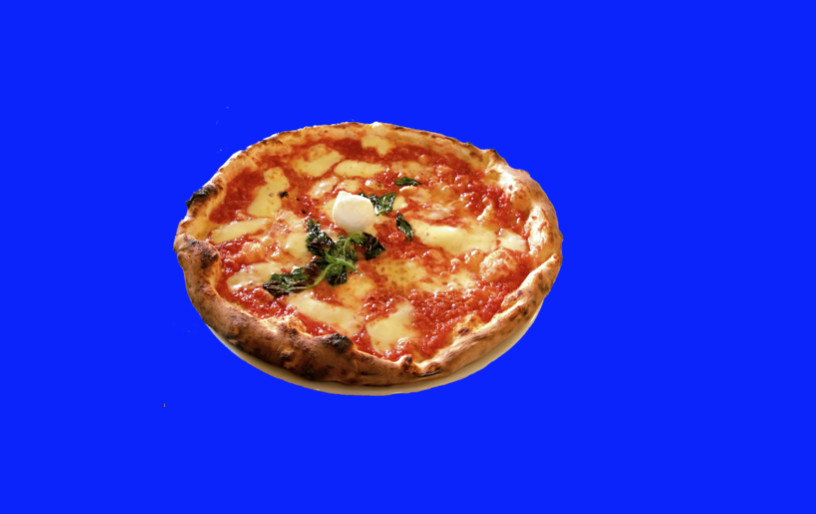
#> input picture CVP0Exercises/1_1_Image_Representation/images/pizza_bluescreen.jpg, 816 x 514 px
$ jupyter execute '3. Blue Screen.ipynb'   (shell and % lines are left out)
#> lines starting #> are read from the running program, lines starting #| are printed output that depends on the picture; after the words box and inside, x2 and y2 are one past the last pixel; in counts of white or black regions, pixels touching at a corner belong together
# Color Threshold, Blue Screen

### Import resources

[cell 1]
import matplotlib.pyplot as plt
import numpy as np
import cv2

### Read in and display the image

[cell 2]
# Read in the image
image = cv2.imread('images/pizza_bluescreen.jpg')
#> image is the input picture: shape (514, 816, 3); mean B, G, R 214.8, 51.2, 44.9

# Print out the type of image data and its dimensions (height, width, and color)
print('This image is:', type(image),
      ' with dimensions:', image.shape)
#| This image is: <class 'numpy.ndarray'>  with dimensions: (514, 816, 3)
plt.imshow(image)

[cell 3]
# Make a copy of the image
image_copy = np.copy(image)

# Change color to RGB (from BGR)
image_copy = cv2.cvtColor(image_copy, cv2.COLOR_BGR2RGB)

# Display the image copy
plt.imshow(image_copy)

[cell 4]
# Make a copy of the image
image_COLOR_BGRA2GRAY = np.copy(image)

# Change color to RGB (from BGR)
image_COLOR_BGRA2GRAY = cv2.cvtColor(image_COLOR_BGRA2GRAY, cv2.COLOR_BGRA2GRAY)
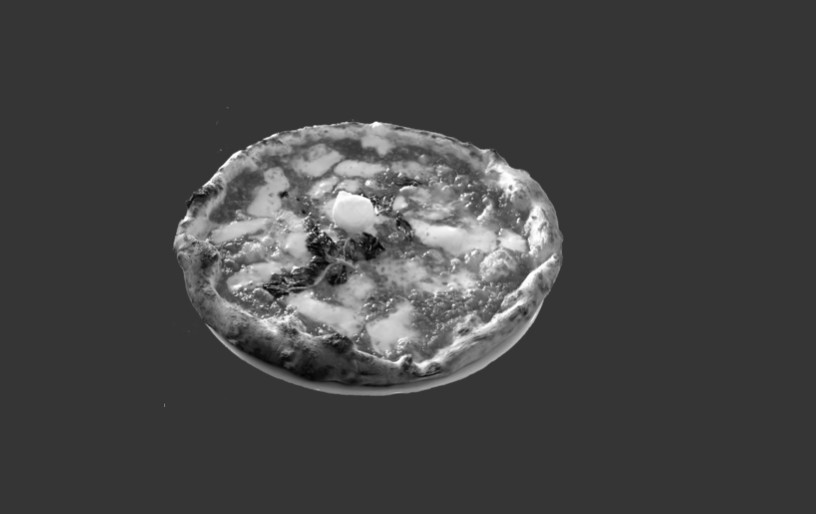
#> image_COLOR_BGRA2GRAY: shape (514, 816); min 2, max 255, mean 68

# Display the image copy
plt.imshow(image_COLOR_BGRA2GRAY)

[cell 5]
img_COLOR_BGR5652BGR = np.copy(image)
img_COLOR_BGR5652BGR = cv2.cvtColor(img_COLOR_BGR5652BGR, cv2.COLOR_BGR2HSV)
#> img_COLOR_BGR5652BGR: shape (514, 816, 3); mean H, S, V 96.8, 228.7, 237.5
plt.imshow(img_COLOR_BGR5652BGR)

### Define the color threshold

[cell 6]
## TODO: Define the color selection boundaries in RGB values
# play around with these values until you isolate the blue background
lower_blue = np.array([0,0,200])
upper_blue = np.array([250,250,255])

### Create a mask

[cell 7]
# Define the masked area
mask = cv2.inRange(image_copy, lower_blue, upper_blue)
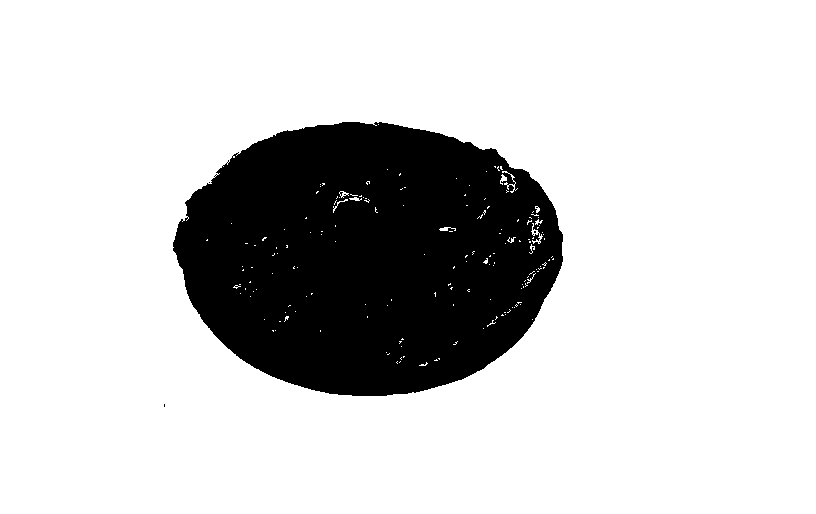
#> mask: shape (514, 816); 80.5% white; 4 black regions (3 under 20 px), largest, box (x1, y1, x2, y2) and area: (173, 122, 563, 396) 81800

# Vizualize the mask
plt.imshow(mask, cmap='gray')

[cell 8]
lower_blue = np.array([200,0,0])
upper_blue = np.array([250,255,255])
# Define the masked area
mask2 = cv2.inRange(image_copy, lower_blue, upper_blue)
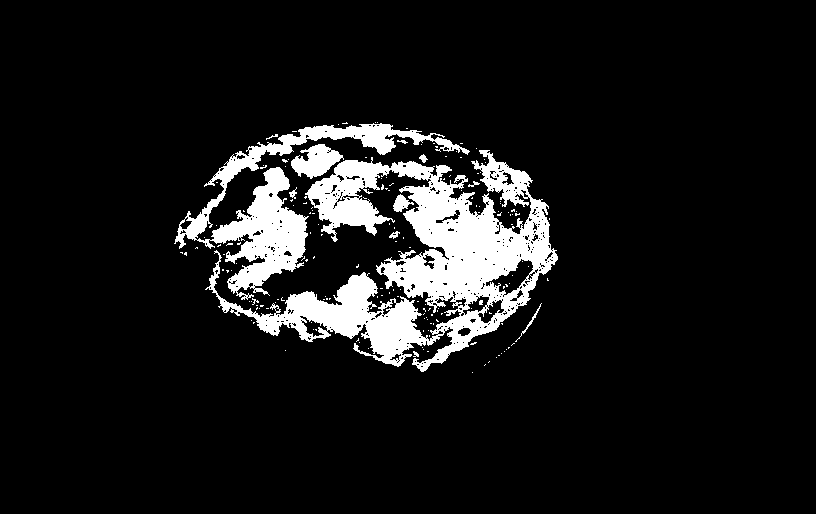
#> mask2: shape (514, 816); 9.4% white; 173 white regions (161 under 20 px), largest, box (x1, y1, x2, y2) and area: (205, 150, 558, 372) 27433, (174, 123, 470, 300) 10084, (291, 144, 344, 179) 1040
# Vizualize the mask
plt.imshow(mask2, cmap='gray')

[cell 9]
# Mask the image to let the pizza show through
masked_image = np.copy(image_copy)

masked_image[mask != 0] = [0, 0, 0]
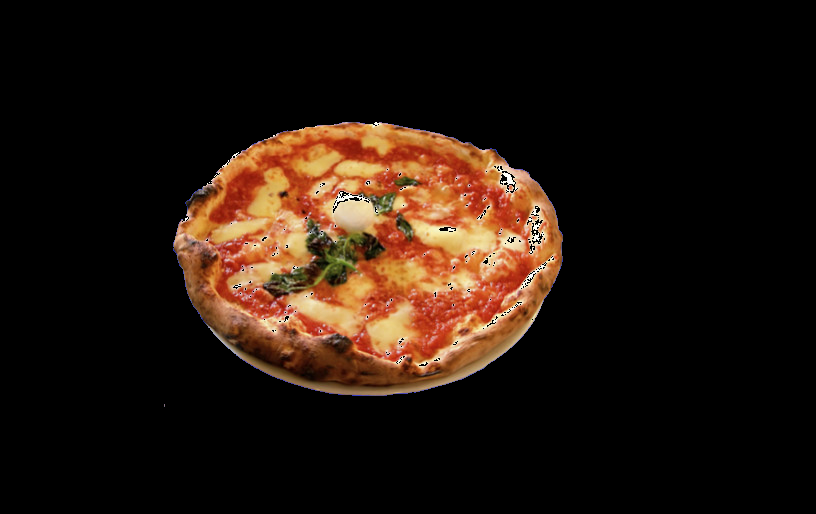
#> masked_image: shape (514, 816, 3); mean R, G, B 35.4, 21.7, 12.9

# Display it!
plt.imshow(masked_image)

[cell 10]
# Mask the image to let the pizza show through
masked_image = np.copy(image_copy)

masked_image[mask == 0] = [0, 0, 0]
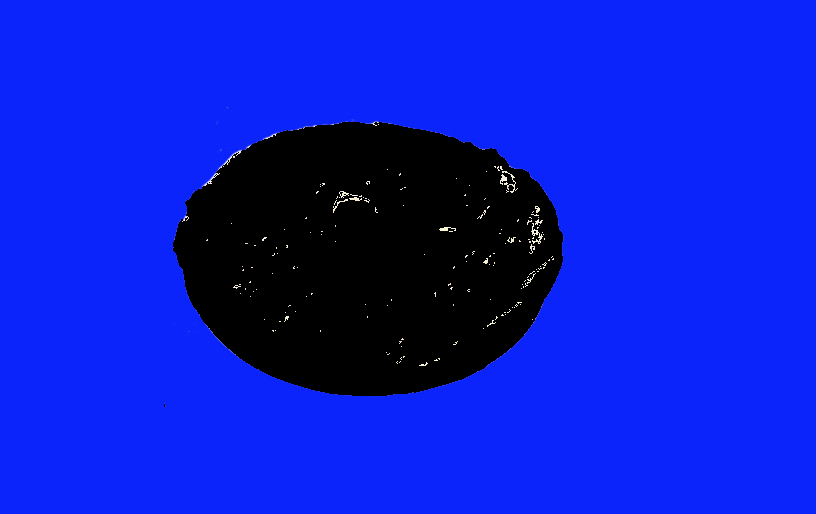
#> masked_image: shape (514, 816, 3); mean R, G, B 9.5, 29.5, 201.9

# Display it!
plt.imshow(masked_image)

### Mask and add a background image

[cell 11]
# Load in a background image, and convert it to RGB
background_image = cv2.imread('images/space_background.jpg')
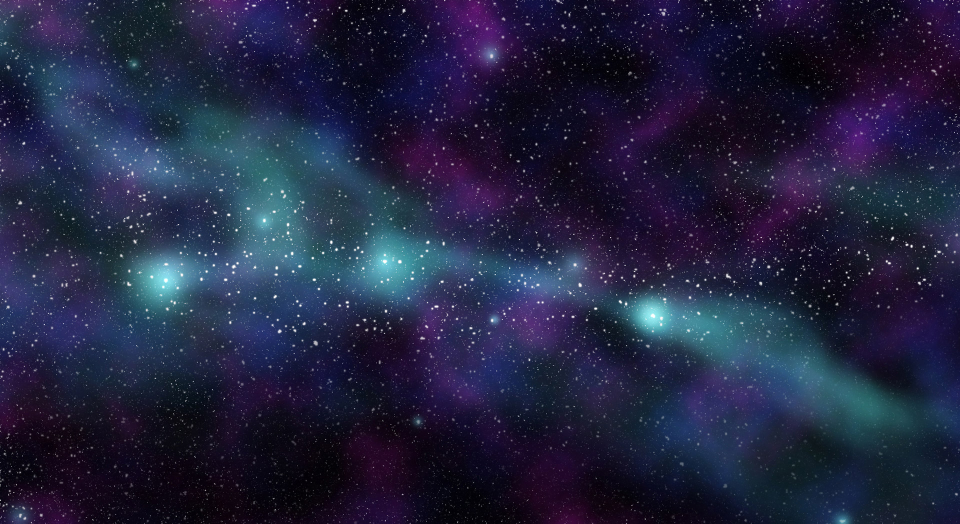
#> input picture CVP0Exercises/1_1_Image_Representation/images/space_background.jpg, 1920 x 1047 px (shown at 1/2 size)
#> background_image is the input picture: shape (1047, 1920, 3); mean B, G, R 64, 35.9, 33.2
background_image = cv2.cvtColor(background_image, cv2.COLOR_BGR2RGB)

# Crop it to the right size (514x816)
crop_background = background_image[0:514, 0:816]
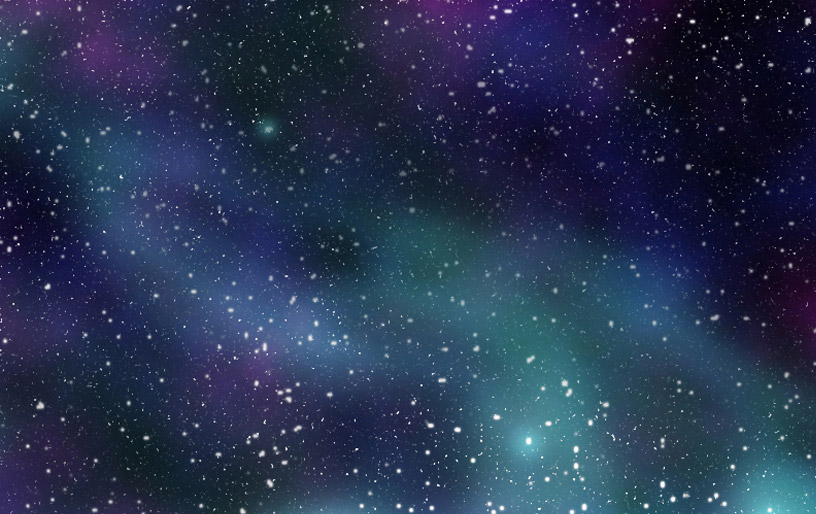
#> crop_background: shape (514, 816, 3); mean R, G, B 38.4, 51.7, 80

# Mask the cropped background so that the pizza area is blocked
crop_background[mask == 0] = [0, 0, 0]
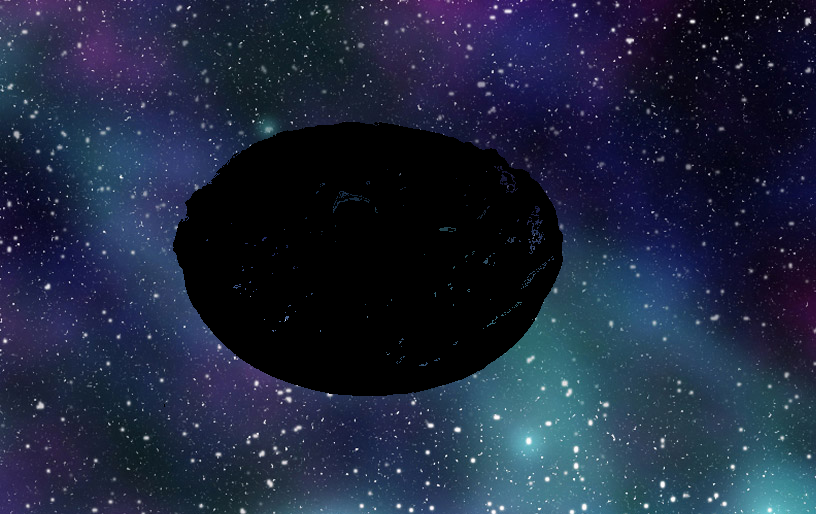
#> crop_background: shape (514, 816, 3); 19.5% of pixels changed, all inside (x1, y1, x2, y2) = (164, 122, 563, 407)

# Display the background
plt.imshow(crop_background)

### Create a complete image

[cell 12]
# Add the two images together to create a complete image!
complete_image = masked_image + crop_background
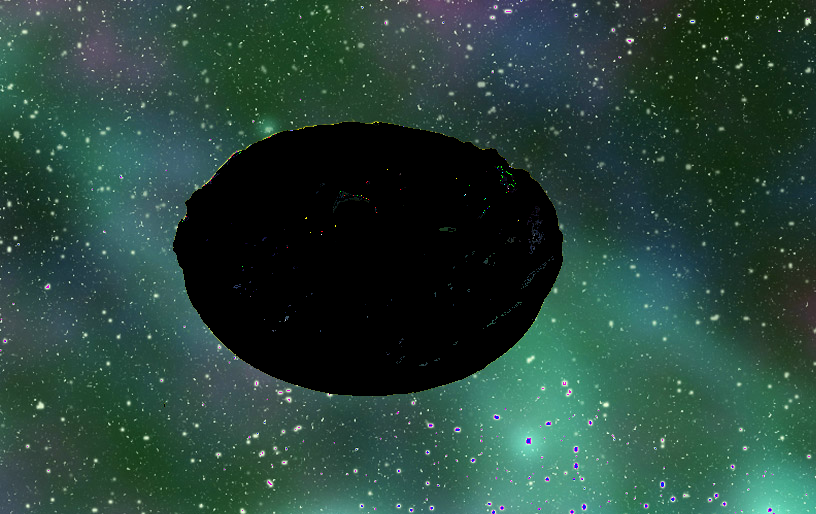
#> complete_image: shape (514, 816, 3); mean R, G, B 39, 67.7, 57.9

# Display the result
plt.imshow(complete_image)
